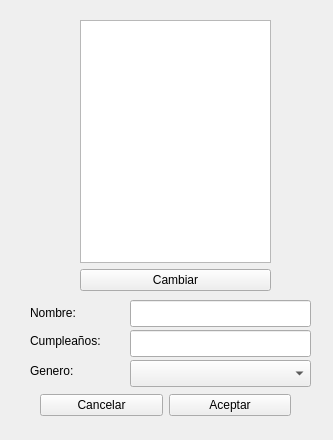
<?xml version="1.0" encoding="UTF-8"?>
<ui version="4.0">
 <class>Actor</class>
 <widget class="QWidget" name="Actor">
  <property name="geometry">
   <rect>
    <x>0</x>
    <y>0</y>
    <width>333</width>
    <height>440</height>
   </rect>
  </property>
  <property name="windowTitle">
   <string>Form</string>
  </property>
  <widget class="QWidget" name="verticalLayoutWidget">
   <property name="geometry">
    <rect>
     <x>80</x>
     <y>20</y>
     <width>191</width>
     <height>271</height>
    </rect>
   </property>
   <layout class="QVBoxLayout" name="verticalLayout">
    <item>
     <widget class="QGraphicsView" name="a_photo"/>
    </item>
    <item>
     <widget class="QPushButton" name="change">
      <property name="text">
       <string>Cambiar</string>
      </property>
     </widget>
    </item>
   </layout>
  </widget>
  <widget class="QWidget" name="horizontalLayoutWidget">
   <property name="geometry">
    <rect>
     <x>40</x>
     <y>390</y>
     <width>251</width>
     <height>31</height>
    </rect>
   </property>
   <layout class="QHBoxLayout" name="horizontalLayout">
    <item>
     <widget class="QPushButton" name="cancel">
      <property name="text">
       <string>Cancelar</string>
      </property>
     </widget>
    </item>
    <item>
     <widget class="QPushButton" name="accept">
      <property name="text">
       <string>Aceptar</string>
      </property>
     </widget>
    </item>
   </layout>
  </widget>
  <widget class="QLabel" name="lb_nombre">
   <property name="geometry">
    <rect>
     <x>30</x>
     <y>300</y>
     <width>91</width>
     <height>25</height>
    </rect>
   </property>
   <property name="text">
    <string>Nombre:</string>
   </property>
  </widget>
  <widget class="QLabel" name="lb_birth">
   <property name="geometry">
    <rect>
     <x>30</x>
     <y>330</y>
     <width>91</width>
     <height>21</height>
    </rect>
   </property>
   <property name="text">
    <string>Cumpleaños:</string>
   </property>
  </widget>
  <widget class="QLabel" name="lb_genero">
   <property name="geometry">
    <rect>
     <x>30</x>
     <y>360</y>
     <width>91</width>
     <height>21</height>
    </rect>
   </property>
   <property name="text">
    <string>Genero:</string>
   </property>
  </widget>
  <widget class="QLineEdit" name="le_nombre">
   <property name="geometry">
    <rect>
     <x>130</x>
     <y>300</y>
     <width>181</width>
     <height>27</height>
    </rect>
   </property>
  </widget>
  <widget class="QLineEdit" name="le_birth">
   <property name="geometry">
    <rect>
     <x>130</x>
     <y>330</y>
     <width>181</width>
     <height>27</height>
    </rect>
   </property>
  </widget>
  <widget class="QComboBox" name="cb_genero">
   <property name="geometry">
    <rect>
     <x>130</x>
     <y>360</y>
     <width>181</width>
     <height>27</height>
    </rect>
   </property>
  </widget>
 </widget>
 <resources/>
 <connections/>
</ui>
